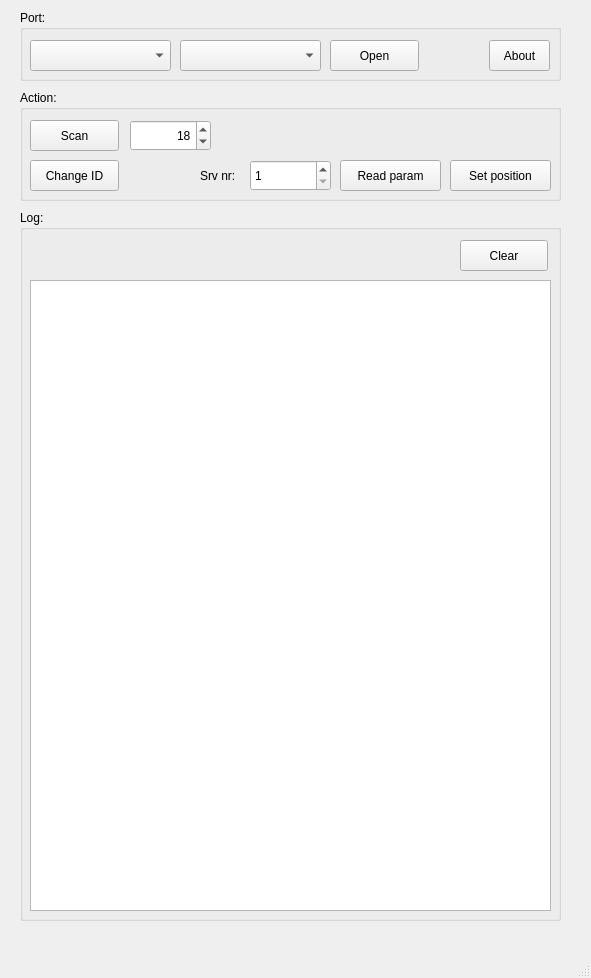
<?xml version="1.0" encoding="UTF-8"?>
<ui version="4.0">
 <class>MainWindow</class>
 <widget class="QMainWindow" name="MainWindow">
  <property name="geometry">
   <rect>
    <x>0</x>
    <y>0</y>
    <width>591</width>
    <height>978</height>
   </rect>
  </property>
  <property name="windowTitle">
   <string>DynamixelServoSetupV1.0</string>
  </property>
  <property name="windowIcon">
   <iconset resource="resources.qrc">
    <normaloff>:/png/resources/icon.png</normaloff>:/png/resources/icon.png</iconset>
  </property>
  <widget class="QWidget" name="centralwidget">
   <widget class="QGroupBox" name="groupBox">
    <property name="geometry">
     <rect>
      <x>20</x>
      <y>10</y>
      <width>541</width>
      <height>71</height>
     </rect>
    </property>
    <property name="title">
     <string>Port:</string>
    </property>
    <widget class="QPushButton" name="pushButton_Connect">
     <property name="geometry">
      <rect>
       <x>310</x>
       <y>30</y>
       <width>89</width>
       <height>31</height>
      </rect>
     </property>
     <property name="cursor">
      <cursorShape>PointingHandCursor</cursorShape>
     </property>
     <property name="text">
      <string>Open</string>
     </property>
    </widget>
    <widget class="QComboBox" name="comboBox_Baud">
     <property name="geometry">
      <rect>
       <x>160</x>
       <y>30</y>
       <width>141</width>
       <height>31</height>
      </rect>
     </property>
     <property name="cursor">
      <cursorShape>PointingHandCursor</cursorShape>
     </property>
    </widget>
    <widget class="QComboBox" name="comboBox_Port">
     <property name="geometry">
      <rect>
       <x>10</x>
       <y>30</y>
       <width>141</width>
       <height>31</height>
      </rect>
     </property>
     <property name="cursor">
      <cursorShape>PointingHandCursor</cursorShape>
     </property>
    </widget>
    <widget class="QPushButton" name="pushButton_About">
     <property name="geometry">
      <rect>
       <x>469</x>
       <y>30</y>
       <width>61</width>
       <height>31</height>
      </rect>
     </property>
     <property name="cursor">
      <cursorShape>PointingHandCursor</cursorShape>
     </property>
     <property name="text">
      <string>About</string>
     </property>
    </widget>
   </widget>
   <widget class="QGroupBox" name="groupBox_Action">
    <property name="geometry">
     <rect>
      <x>20</x>
      <y>90</y>
      <width>541</width>
      <height>111</height>
     </rect>
    </property>
    <property name="title">
     <string>Action:</string>
    </property>
    <widget class="QPushButton" name="pushButton_Scan">
     <property name="geometry">
      <rect>
       <x>10</x>
       <y>30</y>
       <width>89</width>
       <height>31</height>
      </rect>
     </property>
     <property name="cursor">
      <cursorShape>PointingHandCursor</cursorShape>
     </property>
     <property name="text">
      <string>Scan</string>
     </property>
    </widget>
    <widget class="QSpinBox" name="spinBox_MaxServos">
     <property name="geometry">
      <rect>
       <x>110</x>
       <y>30</y>
       <width>81</width>
       <height>31</height>
      </rect>
     </property>
     <property name="cursor">
      <cursorShape>PointingHandCursor</cursorShape>
     </property>
     <property name="alignment">
      <set>Qt::AlignmentFlag::AlignRight|Qt::AlignmentFlag::AlignTrailing|Qt::AlignmentFlag::AlignVCenter</set>
     </property>
     <property name="minimum">
      <number>1</number>
     </property>
     <property name="maximum">
      <number>253</number>
     </property>
     <property name="value">
      <number>18</number>
     </property>
    </widget>
    <widget class="QPushButton" name="pushButton_ChangeId">
     <property name="geometry">
      <rect>
       <x>10</x>
       <y>70</y>
       <width>89</width>
       <height>31</height>
      </rect>
     </property>
     <property name="cursor">
      <cursorShape>PointingHandCursor</cursorShape>
     </property>
     <property name="text">
      <string>Change ID</string>
     </property>
    </widget>
    <widget class="QPushButton" name="pushButton_SetPos">
     <property name="geometry">
      <rect>
       <x>430</x>
       <y>70</y>
       <width>101</width>
       <height>31</height>
      </rect>
     </property>
     <property name="cursor">
      <cursorShape>PointingHandCursor</cursorShape>
     </property>
     <property name="text">
      <string>Set position</string>
     </property>
    </widget>
    <widget class="QLabel" name="label_ServoNr">
     <property name="geometry">
      <rect>
       <x>180</x>
       <y>70</y>
       <width>51</width>
       <height>31</height>
      </rect>
     </property>
     <property name="text">
      <string>Srv nr:</string>
     </property>
    </widget>
    <widget class="QPushButton" name="pushButton_ReadParam">
     <property name="geometry">
      <rect>
       <x>320</x>
       <y>70</y>
       <width>101</width>
       <height>31</height>
      </rect>
     </property>
     <property name="cursor">
      <cursorShape>PointingHandCursor</cursorShape>
     </property>
     <property name="text">
      <string>Read param</string>
     </property>
    </widget>
    <widget class="QSpinBox" name="spinBox_ServoNr">
     <property name="geometry">
      <rect>
       <x>230</x>
       <y>70</y>
       <width>81</width>
       <height>31</height>
      </rect>
     </property>
     <property name="cursor">
      <cursorShape>PointingHandCursor</cursorShape>
     </property>
     <property name="minimum">
      <number>1</number>
     </property>
     <property name="maximum">
      <number>253</number>
     </property>
    </widget>
   </widget>
   <widget class="QGroupBox" name="groupBox_GenLog">
    <property name="geometry">
     <rect>
      <x>20</x>
      <y>210</y>
      <width>541</width>
      <height>711</height>
     </rect>
    </property>
    <property name="title">
     <string>Log:</string>
    </property>
    <widget class="QPlainTextEdit" name="plainTextEdit">
     <property name="geometry">
      <rect>
       <x>10</x>
       <y>70</y>
       <width>521</width>
       <height>631</height>
      </rect>
     </property>
     <property name="font">
      <font>
       <family>Ubuntu Mono</family>
      </font>
     </property>
     <property name="undoRedoEnabled">
      <bool>false</bool>
     </property>
     <property name="readOnly">
      <bool>true</bool>
     </property>
     <property name="cursorWidth">
      <number>5</number>
     </property>
    </widget>
    <widget class="QPushButton" name="pushButton_Clear">
     <property name="geometry">
      <rect>
       <x>440</x>
       <y>30</y>
       <width>88</width>
       <height>31</height>
      </rect>
     </property>
     <property name="cursor">
      <cursorShape>PointingHandCursor</cursorShape>
     </property>
     <property name="text">
      <string>Clear</string>
     </property>
    </widget>
   </widget>
  </widget>
  <widget class="QMenuBar" name="menubar">
   <property name="geometry">
    <rect>
     <x>0</x>
     <y>0</y>
     <width>591</width>
     <height>20</height>
    </rect>
   </property>
  </widget>
  <widget class="QStatusBar" name="statusbar"/>
 </widget>
 <resources>
  <include location="resources.qrc"/>
 </resources>
 <connections/>
</ui>
